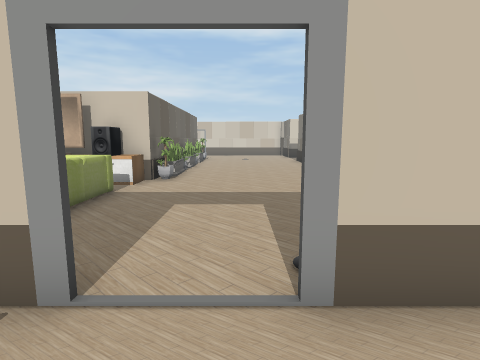
[1] (above)

24 first-person views from a walk through a Unity game level. The camera is 1.4 m above the floor, tilts 8° down and sees 80° across. The floor is counted in squares, 1 m on a side. Each view is taken from the middle of a square. On the plan, view 1 faces up. The plan holds only what a view shows up to about 14 squares ahead; the rest is blank. The place goes on beyond the plan. The player character is not drawn. Door leaves are left out, so doorways stand open. Some surface patterns are stand-ins.

[2]
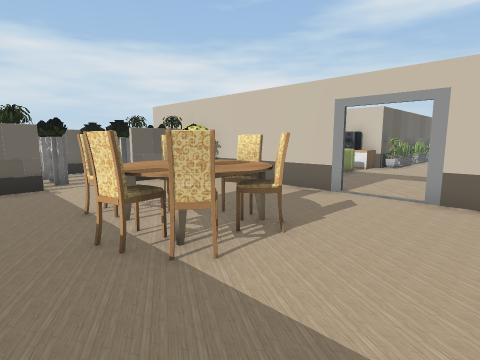

[3]
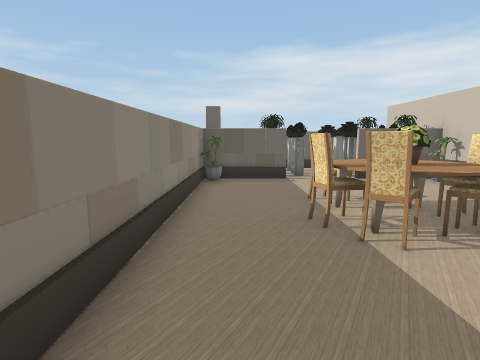

[4]
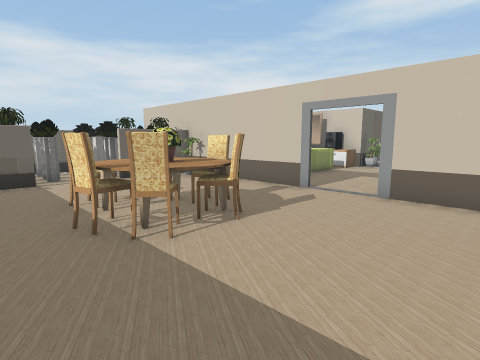

[5]
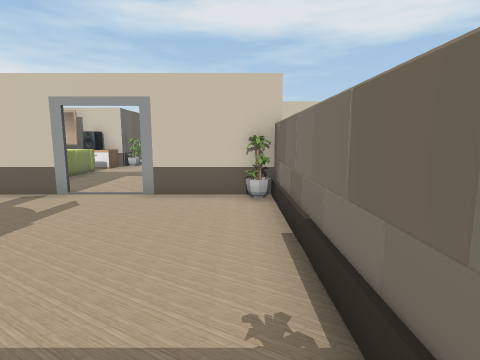

[6]
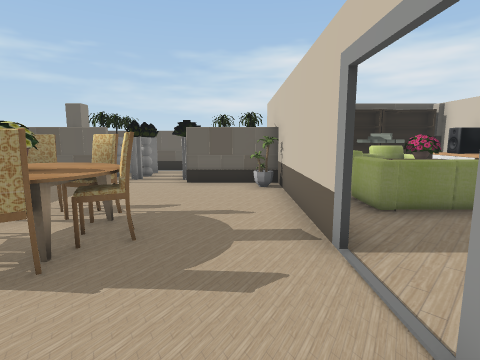

[7]
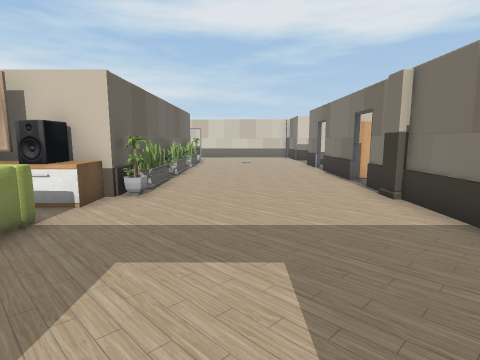

[8]
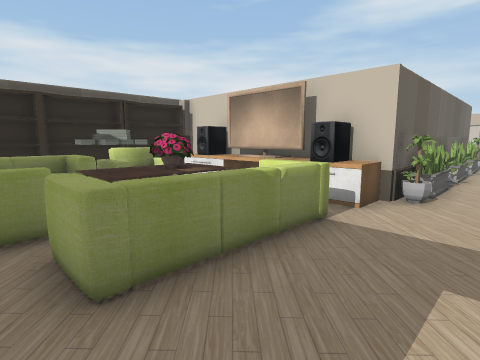

[9]
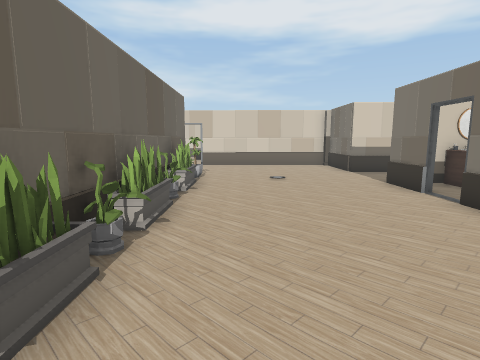

[10]
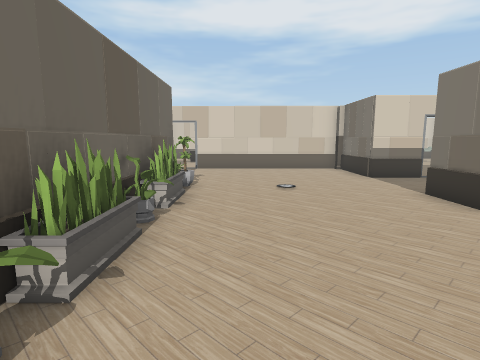

[11]
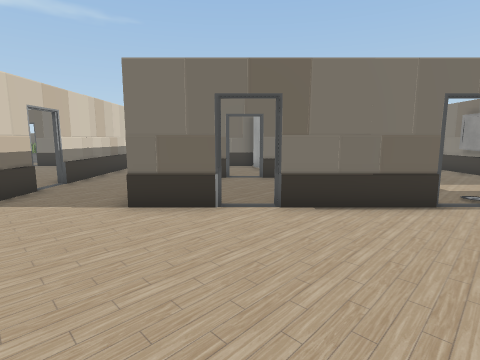

[12]
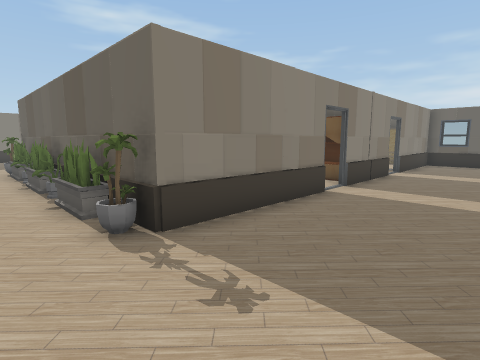

[13]
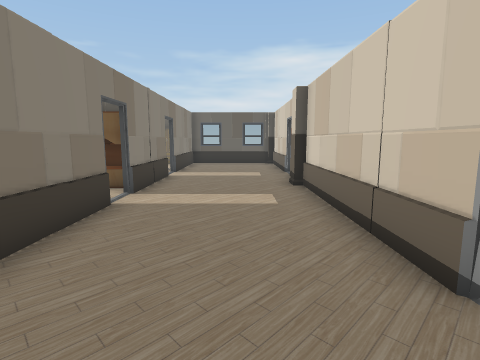

[14]
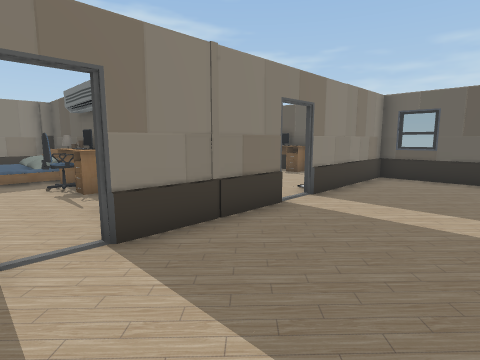

[15]
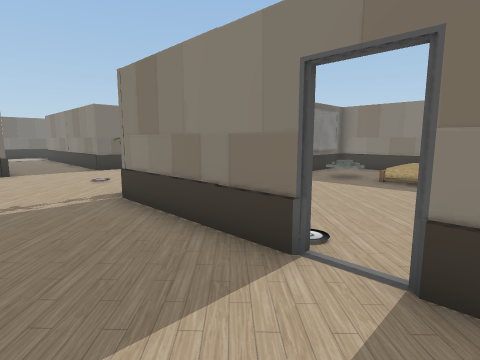

[16]
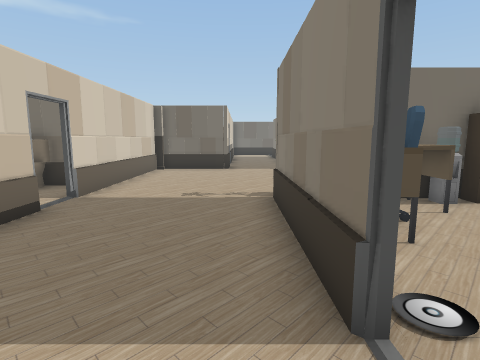

[17]
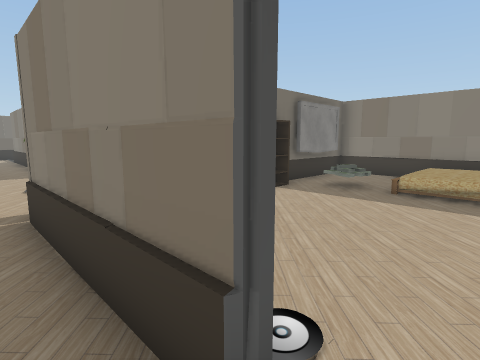

[18]
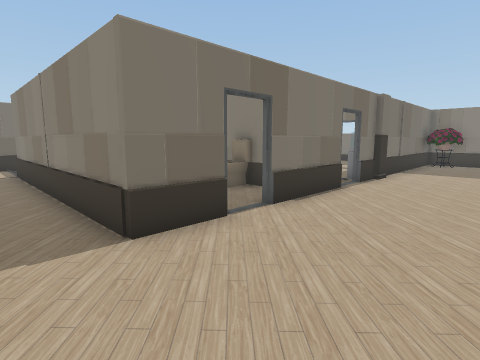

[19]
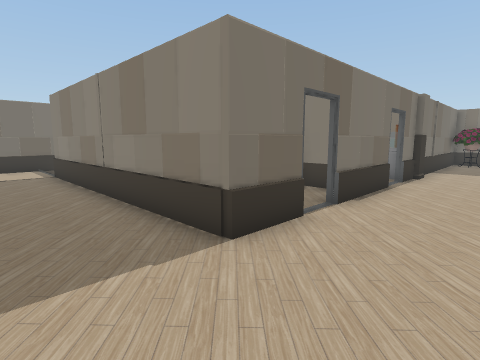

[20]
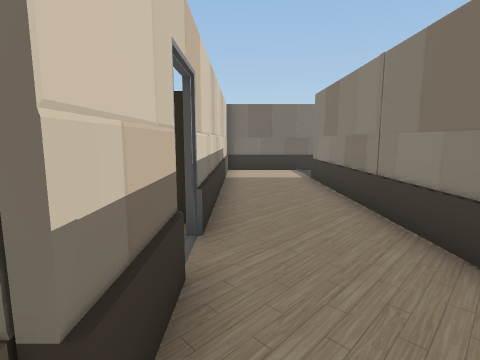

[21]
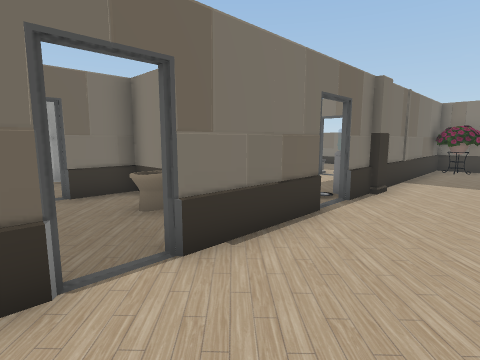

[22]
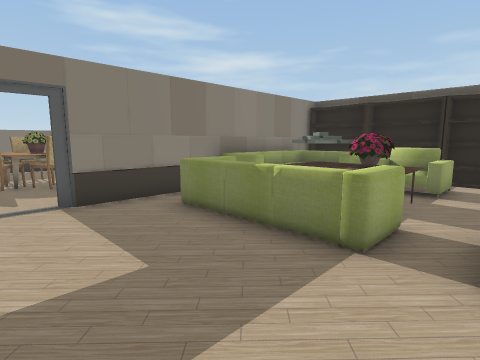

[23]
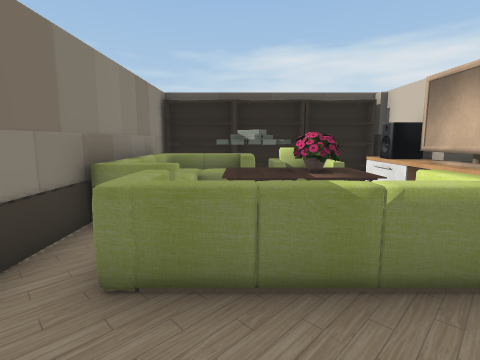

[24]
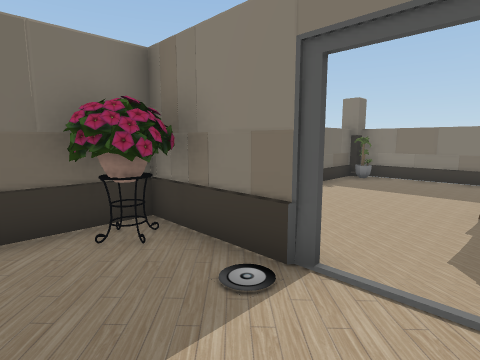

### Floor plan
Ten units are one square. View 1 is at (0, 0); x grows to the right and y downward. Boxes are objects, and circles mark ways between rooms. Rooms are numbered by the first view taken in them; rooms with no view inside come last. Other rooms are left out.
<svg viewBox="-198 -266 366 335">
<path fill="none" stroke="#000" d="M-14 -22 -74 -22 -74 6M-74 32 -74 64M-76 64 36 64M39 60 39 -22 5 -22M-31 -136 -31 -104M-33 -105 -33 -136M-34 -99 -109 -99M-31 -206 -31 -154M38 -155 39 -162M39 -154 39 -164M39 -128 38 -136M39 -127 39 -136M39 -174 38 -181M39 -174 39 -193 95 -193M-82 -211 -75 -212M-82 -211 -34 -211M-112 -136 -112 -103M36 -96 36 -104M-109 -101 -35 -101M-100 -212 -93 -211M-43 -260 -108 -260M-43 -261 -51 -259M59 -226 51 -225M59 -226 39 -226 39 -236M39 -245 39 -260M-132 -211 -125 -212M-132 -211 -92 -211M-18 -24 -13 -24M36 -260 -33 -260M75 -226 69 -226M-105 -257 -115 -257M5 -24 39 -24 39 -117M-152 -212 -143 -211M-111 -24 -14 -24M114 -193 136 -193M-144 -260 -160 -260M-193 -241 -193 -211 -144 -211M163 -195 163 -226M159 -226 94 -226M49 -145 75 -145M85 -155 86 -163M86 -154 86 -164"/>
<rect x="-85" y="5" width="10" height="10" fill="#bbb"><title>other object</title></rect>
<rect x="-45" y="25" width="20" height="10" fill="#bbb"><title>chair</title></rect>
<rect x="-45" y="5" width="20" height="20" fill="#bbb"><title>chair</title></rect>
<rect x="-25" y="35" width="10" height="10" fill="#bbb"><title>chair</title></rect>
<rect x="-25" y="15" width="10" height="20" fill="#bbb"><title>table</title></rect>
<rect x="-25" y="5" width="10" height="10" fill="#bbb"><title>chair</title></rect>
<rect x="-15" y="25" width="10" height="10" fill="#bbb"><title>chair</title></rect>
<rect x="-15" y="5" width="10" height="20" fill="#bbb"><title>chair</title></rect>
<rect x="-115" y="-65" width="10" height="40" fill="#bbb"><title>shelf</title></rect>
<rect x="-115" y="-95" width="10" height="20" fill="#bbb"><title>shelf</title></rect>
<rect x="-115" y="-155" width="10" height="10" fill="#bbb"><title>other object</title></rect>
<rect x="-115" y="-165" width="10" height="10" fill="#bbb"><title>computer</title></rect>
<rect x="-115" y="-175" width="20" height="10" fill="#bbb"><title>table</title></rect>
<rect x="-115" y="-205" width="20" height="20" fill="#bbb"><title>other object</title></rect>
<rect x="-105" y="-55" width="50" height="30" fill="#bbb"><title>sofa</title></rect>
<rect x="-105" y="-85" width="30" height="30" fill="#bbb"><title>chair</title></rect>
<rect x="-105" y="-95" width="80" height="10" fill="#bbb"><title>other object</title></rect>
<rect x="-105" y="-165" width="10" height="20" fill="#bbb"><title>chair</title></rect>
<rect x="-75" y="-55" width="20" height="10" fill="#bbb"><title>table</title></rect>
<rect x="-75" y="-75" width="20" height="20" fill="#bbb"><title>table</title></rect>
<rect x="-65" y="-145" width="20" height="20" fill="#bbb"><title>other object</title></rect>
<rect x="-65" y="-205" width="20" height="30" fill="#bbb"><title>other object</title></rect>
<rect x="-65" y="-195" width="10" height="10" fill="#bbb"><title>other object</title></rect>
<rect x="-55" y="-85" width="20" height="10" fill="#bbb"><title>sofa</title></rect>
<rect x="-45" y="-165" width="10" height="20" fill="#bbb"><title>shelf</title></rect>
<rect x="-45" y="-185" width="10" height="20" fill="#bbb"><title>other object</title></rect>
<rect x="-35" y="-105" width="10" height="10" fill="#bbb"><title>plant</title></rect>
<rect x="-35" y="-125" width="10" height="10" fill="#bbb"><title>plant</title></rect>
<rect x="-35" y="-145" width="10" height="10" fill="#bbb"><title>plant</title></rect>
<rect x="-35" y="-155" width="10" height="10" fill="#bbb"><title>plant</title></rect>
<rect x="-35" y="-175" width="10" height="10" fill="#bbb"><title>plant</title></rect>
<rect x="-35" y="-195" width="10" height="10" fill="#bbb"><title>plant</title></rect>
<rect x="-35" y="-215" width="10" height="10" fill="#bbb"><title>plant</title></rect>
<rect x="25" y="-45" width="10" height="20" fill="#bbb"><title>other object</title></rect>
<rect x="35" y="-95" width="20" height="20" fill="#bbb"><title>other object</title></rect>
<rect x="35" y="-115" width="20" height="10" fill="#bbb"><title>other object</title></rect>
<rect x="35" y="-145" width="20" height="20" fill="#bbb"><title>cabinet</title></rect>
<rect x="75" y="-235" width="20" height="10" fill="#bbb"><title>shelf</title></rect>
<rect x="115" y="-165" width="20" height="20" fill="#bbb"><title>shower</title></rect>
<rect x="55" y="-165" width="20" height="20" fill="#bbb"><title>toilet</title></rect>
<rect x="55" y="-185" width="20" height="10" fill="#bbb"><title>other object</title></rect>
<circle cx="-5" cy="-20" r="3" fill="#2a7"/>
<circle cx="40" cy="-165" r="3" fill="#2a7"/>
<circle cx="90" cy="-170" r="3" fill="#2a7"/>
<text x="-20" y="20">1</text>
<text x="-30" y="-150">2</text>
<text x="60" y="-170">3</text>
</svg>
Room 1 opens to room 2. Room 2 opens to room 3.

Where each view was taken, in squares from view 1:
view 1: 0 up, 0 right, facing up
view 2: 5 down, 2 right, facing up-left
view 3: 5 down, 3 right, facing left
view 4: 5 down, 3 right, facing up-left
view 5: 5 down, 3 right, facing up
view 6: 1 up, 2 right, facing left
view 7: 3 up, 0 right, facing up
view 8: 3 up, 1 left, facing up-left
view 9: 10 up, 1 left, facing up
view 10: 12 up, 1 left, facing up
view 11: 17 up, 2 left, facing right
view 12: 25 up, 1 left, facing down-left
view 13: 24 up, 2 left, facing left
view 14: 25 up, 8 left, facing down-left
view 15: 24 up, 10 left, facing down-right
view 16: 22 up, 10 left, facing right
view 17: 22 up, 9 left, facing down-right
view 18: 21 up, 0 right, facing down-right
view 19: 22 up, 1 right, facing down-right
view 20: 22 up, 3 right, facing right
view 21: 18 up, 1 right, facing down-right
view 22: 9 up, 0 right, facing down-left
view 23: 5 up, 1 left, facing left
view 24: 5 up, 1 left, facing down-right
